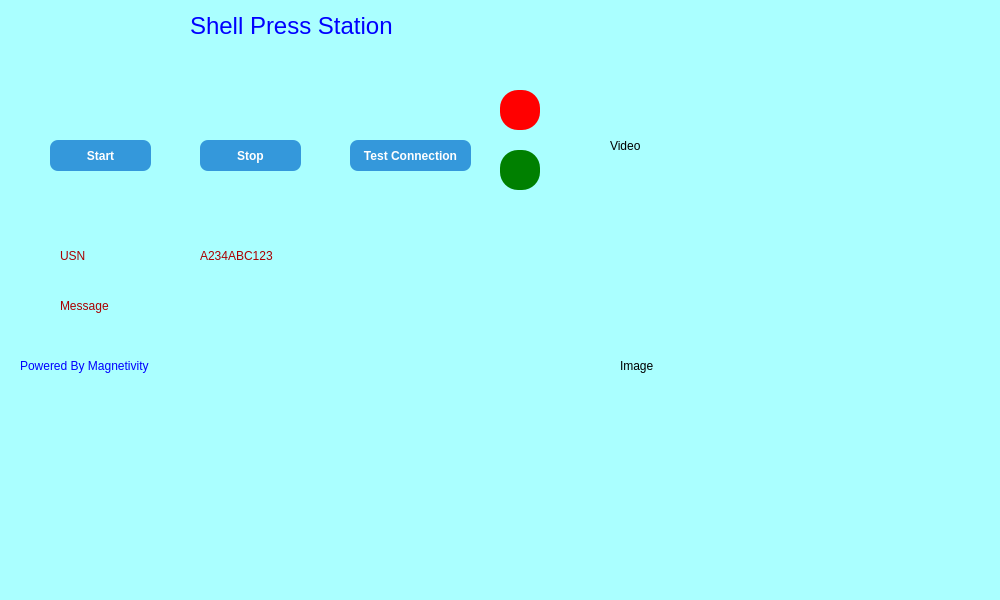
<?xml version="1.0" encoding="UTF-8"?>
<ui version="4.0">
 <class>Screencap</class>
 <widget class="QMainWindow" name="Screencap">
  <property name="geometry">
   <rect>
    <x>0</x>
    <y>0</y>
    <width>1000</width>
    <height>600</height>
   </rect>
  </property>
  <property name="minimumSize">
   <size>
    <width>1000</width>
    <height>600</height>
   </size>
  </property>
  <property name="maximumSize">
   <size>
    <width>1000</width>
    <height>600</height>
   </size>
  </property>
  <property name="windowTitle">
   <string>Shell Press</string>
  </property>
  <property name="styleSheet">
   <string notr="true">background-color: rgb(170, 255, 255);</string>
  </property>
  <widget class="QWidget" name="centralwidget">
   <property name="styleSheet">
    <string notr="true">QPushButton {
    background-color: #3498db;
    color: white;
    border-radius: 8px;
    padding: 6px 12px;
    font-weight: bold;
}
QPushButton:hover {
    background-color: #2980b9;
}
QPushButton:pressed {
    background-color: #1c6690;
}
</string>
   </property>
   <widget class="QLabel" name="lblStation">
    <property name="geometry">
     <rect>
      <x>190</x>
      <y>0</y>
      <width>221</width>
      <height>51</height>
     </rect>
    </property>
    <property name="font">
     <font>
      <family>Segoe UI</family>
      <pointsize>18</pointsize>
      <italic>false</italic>
      <bold>false</bold>
     </font>
    </property>
    <property name="styleSheet">
     <string notr="true">font: 18pt &quot;Segoe UI&quot;;
color: rgb(0, 0, 255);</string>
    </property>
    <property name="text">
     <string>Shell Press Station</string>
    </property>
   </widget>
   <widget class="QPushButton" name="BtnStart">
    <property name="geometry">
     <rect>
      <x>50</x>
      <y>140</y>
      <width>101</width>
      <height>31</height>
     </rect>
    </property>
    <property name="styleSheet">
     <string notr="true"/>
    </property>
    <property name="text">
     <string>Start</string>
    </property>
   </widget>
   <widget class="QPushButton" name="BtnStop">
    <property name="geometry">
     <rect>
      <x>200</x>
      <y>140</y>
      <width>101</width>
      <height>31</height>
     </rect>
    </property>
    <property name="styleSheet">
     <string notr="true"/>
    </property>
    <property name="text">
     <string>Stop</string>
    </property>
   </widget>
   <widget class="QLabel" name="lblUSN">
    <property name="geometry">
     <rect>
      <x>60</x>
      <y>240</y>
      <width>51</width>
      <height>31</height>
     </rect>
    </property>
    <property name="styleSheet">
     <string notr="true">color: rgb(170, 0, 0);
font: 14pt &quot;Segoe UI&quot;;</string>
    </property>
    <property name="text">
     <string>USN</string>
    </property>
   </widget>
   <widget class="QLabel" name="lblPow">
    <property name="geometry">
     <rect>
      <x>20</x>
      <y>350</y>
      <width>231</width>
      <height>31</height>
     </rect>
    </property>
    <property name="styleSheet">
     <string notr="true">color: rgb(0, 0, 255);
font: 11pt &quot;Segoe UI&quot;;</string>
    </property>
    <property name="text">
     <string>Powered By Magnetivity</string>
    </property>
   </widget>
   <widget class="QLabel" name="lblUSNText">
    <property name="geometry">
     <rect>
      <x>200</x>
      <y>240</y>
      <width>131</width>
      <height>31</height>
     </rect>
    </property>
    <property name="styleSheet">
     <string notr="true">font: 14pt &quot;Segoe UI&quot;;
color: rgb(170, 0, 0);</string>
    </property>
    <property name="text">
     <string>A234ABC123</string>
    </property>
   </widget>
   <widget class="QLabel" name="lblMessage">
    <property name="geometry">
     <rect>
      <x>60</x>
      <y>290</y>
      <width>511</width>
      <height>31</height>
     </rect>
    </property>
    <property name="styleSheet">
     <string notr="true">color: rgb(170, 0, 0);
font: 14pt &quot;Segoe UI&quot;;</string>
    </property>
    <property name="text">
     <string>Message</string>
    </property>
   </widget>
   <widget class="QLabel" name="ledRed">
    <property name="geometry">
     <rect>
      <x>500</x>
      <y>90</y>
      <width>40</width>
      <height>40</height>
     </rect>
    </property>
    <property name="minimumSize">
     <size>
      <width>40</width>
      <height>40</height>
     </size>
    </property>
    <property name="maximumSize">
     <size>
      <width>40</width>
      <height>40</height>
     </size>
    </property>
    <property name="styleSheet">
     <string notr="true">QLabel {
    background-color: red;
    border-radius: 18px;
}</string>
    </property>
   </widget>
   <widget class="QLabel" name="ledGreen">
    <property name="geometry">
     <rect>
      <x>500</x>
      <y>150</y>
      <width>40</width>
      <height>40</height>
     </rect>
    </property>
    <property name="minimumSize">
     <size>
      <width>40</width>
      <height>40</height>
     </size>
    </property>
    <property name="maximumSize">
     <size>
      <width>40</width>
      <height>40</height>
     </size>
    </property>
    <property name="styleSheet">
     <string notr="true">QLabel {
    background-color: green;
    border-radius: 18px;
}</string>
    </property>
   </widget>
   <widget class="QLabel" name="lblVideo">
    <property name="geometry">
     <rect>
      <x>610</x>
      <y>70</y>
      <width>291</width>
      <height>151</height>
     </rect>
    </property>
    <property name="text">
     <string>Video</string>
    </property>
   </widget>
   <widget class="QLabel" name="lblImage">
    <property name="geometry">
     <rect>
      <x>620</x>
      <y>290</y>
      <width>291</width>
      <height>151</height>
     </rect>
    </property>
    <property name="text">
     <string>Image</string>
    </property>
   </widget>
   <widget class="QPushButton" name="btnTestConnection">
    <property name="geometry">
     <rect>
      <x>350</x>
      <y>140</y>
      <width>121</width>
      <height>31</height>
     </rect>
    </property>
    <property name="styleSheet">
     <string notr="true"/>
    </property>
    <property name="text">
     <string>Test Connection</string>
    </property>
   </widget>
  </widget>
 </widget>
 <resources/>
 <connections/>
</ui>
